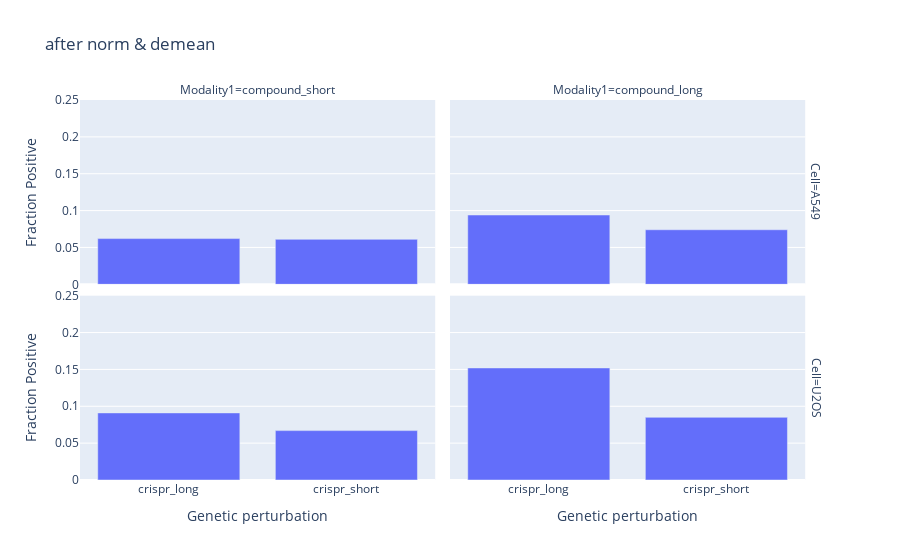

Notebook cell for this chart:
### Code cell
y_range=[           0,0.25          ]
fig = px.bar(
    gene_compound_matching_fp_df,
    x="Modality2",
    y="fp",
    facet_col="Modality1",
    facet_row="Cell",
    title='after norm & demean'
)
fig.update_layout(
    yaxis_range=y_range,
    xaxis1=dict(title="Genetic perturbation"),
    xaxis2=dict(title="Genetic perturbation"),
    yaxis1=dict(title="Fraction Positive"),
    yaxis3=dict(title="Fraction Positive"),
)
#fig.write_image('22b.png')
fig.show()



#fig.show("png")
#fig.write_image(
#    f"figures/1.CellProfiler_gene_compound_matching_fp.png",
#    width=640,
#    height=480,
#    scale=2,
#)

### Figure 1 — Plotly figure (JSON) as saved in the notebook; plotly's stock layout.template omitted (floating-point values rounded to 4 significant figures)
{"data": [{"alignmentgroup": "True", "hovertemplate": "Cell=A549<br>Modality1=compound_short<br>Modality2=%{x}<br>fp=%{y}<extra></extra>", "legendgroup": "", "marker": {"color": "#636efa", "pattern": {"shape": ""}}, "name": "", "offsetgroup": "", "orientation": "v", "showlegend": false, "textposition": "auto", "type": "bar", "x": ["crispr_long", "crispr_short"], "xaxis": "x3", "y": [0.062, 0.061], "yaxis": "y3"}, {"alignmentgroup": "True", "hovertemplate": "Cell=A549<br>Modality1=compound_long<br>Modality2=%{x}<br>fp=%{y}<extra></extra>", "legendgroup": "", "marker": {"color": "#636efa", "pattern": {"shape": ""}}, "name": "", "offsetgroup": "", "orientation": "v", "showlegend": false, "textposition": "auto", "type": "bar", "x": ["crispr_long", "crispr_short"], "xaxis": "x4", "y": [0.094, 0.074], "yaxis": "y4"}, {"alignmentgroup": "True", "hovertemplate": "Cell=U2OS<br>Modality1=compound_short<br>Modality2=%{x}<br>fp=%{y}<extra></extra>", "legendgroup": "", "marker": {"color": "#636efa", "pattern": {"shape": ""}}, "name": "", "offsetgroup": "", "orientation": "v", "showlegend": false, "textposition": "auto", "type": "bar", "x": ["crispr_long", "crispr_short"], "xaxis": "x", "y": [0.091, 0.067], "yaxis": "y"}, {"alignmentgroup": "True", "hovertemplate": "Cell=U2OS<br>Modality1=compound_long<br>Modality2=%{x}<br>fp=%{y}<extra></extra>", "legendgroup": "", "marker": {"color": "#636efa", "pattern": {"shape": ""}}, "name": "", "offsetgroup": "", "orientation": "v", "showlegend": false, "textposition": "auto", "type": "bar", "x": ["crispr_long", "crispr_short"], "xaxis": "x2", "y": [0.152, 0.085], "yaxis": "y2"}], "layout": {"annotations": [{"font": {}, "showarrow": false, "text": "Modality1=compound_short", "x": 0.24, "xanchor": "center", "xref": "paper", "y": 1, "yanchor": "bottom", "yref": "paper"}, {"font": {}, "showarrow": false, "text": "Modality1=compound_long", "x": 0.74, "xanchor": "center", "xref": "paper", "y": 1, "yanchor": "bottom", "yref": "paper"}, {"font": {}, "showarrow": false, "text": "Cell=U2OS", "textangle": 90, "x": 0.98, "xanchor": "left", "xref": "paper", "y": 0.2425, "yanchor": "middle", "yref": "paper"}, {"font": {}, "showarrow": false, "text": "Cell=A549", "textangle": 90, "x": 0.98, "xanchor": "left", "xref": "paper", "y": 0.7575, "yanchor": "middle", "yref": "paper"}], "barmode": "relative", "legend": {"tracegroupgap": 0}, "title": {"text": "after norm & demean"}, "xaxis": {"anchor": "y", "domain": [0, 0.48], "title": {"text": "Genetic perturbation"}}, "xaxis2": {"anchor": "y2", "domain": [0.5, 0.98], "matches": "x", "title": {"text": "Genetic perturbation"}}, "xaxis3": {"anchor": "y3", "domain": [0, 0.48], "matches": "x", "showticklabels": false}, "xaxis4": {"anchor": "y4", "domain": [0.5, 0.98], "matches": "x", "showticklabels": false}, "yaxis": {"anchor": "x", "domain": [0, 0.485], "range": [0, 0.25], "title": {"text": "Fraction Positive"}}, "yaxis2": {"anchor": "x2", "domain": [0, 0.485], "matches": "y", "showticklabels": false}, "yaxis3": {"anchor": "x3", "domain": [0.515, 1], "matches": "y", "title": {"text": "Fraction Positive"}}, "yaxis4": {"anchor": "x4", "domain": [0.515, 1], "matches": "y", "showticklabels": false}}}
